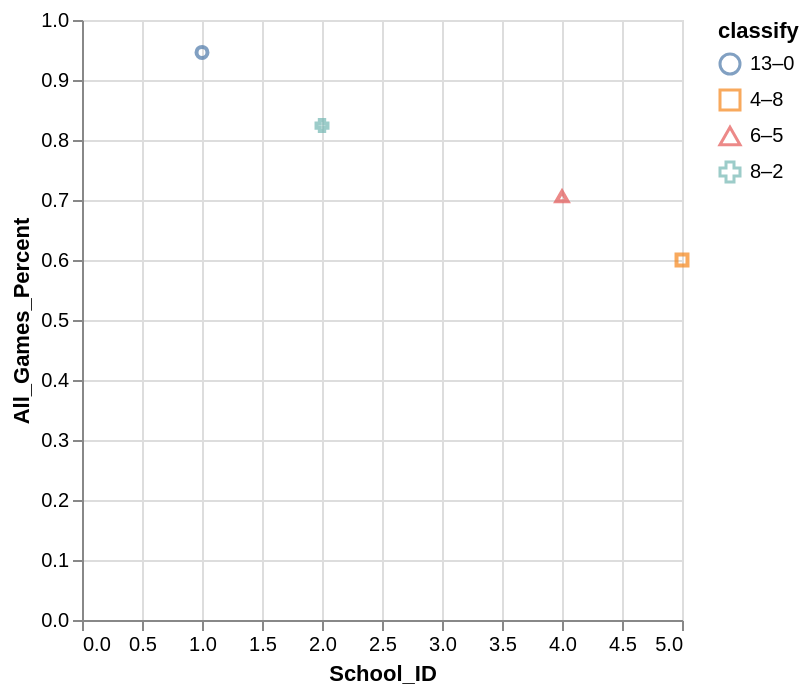

Express this chart as Vega-Lite.
### Vega-Lite specification from a JSON file in a GitHub repository (floating-point values rounded to 4 significant figures)
{"data": {"values": [{"x_data": 1, "y_data": 0.946, "classify": "13–0"}, {"x_data": 5, "y_data": 0.6, "classify": "4–8"}, {"x_data": 4, "y_data": 0.706, "classify": "6–5"}, {"x_data": 2, "y_data": 0.824, "classify": "8–2"}]}, "mark": "point", "encoding": {"x": {"field": "x_data", "type": "quantitative", "title": "School_ID", "scale": {"zero": "false"}}, "y": {"field": "y_data", "type": "quantitative", "title": "All_Games_Percent", "scale": {"zero": "false"}}, "color": {"field": "classify", "type": "nominal"}, "shape": {"field": "classify", "type": "nominal"}}}
